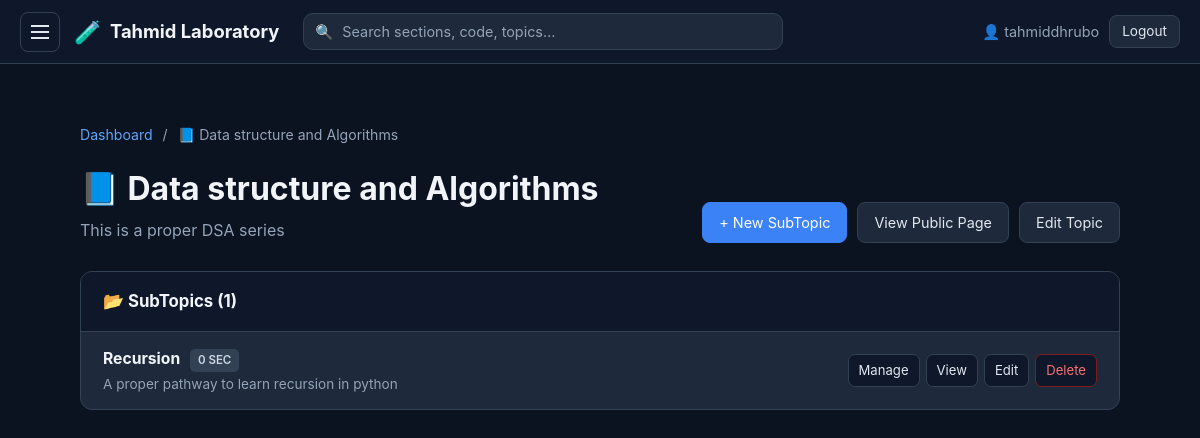
The page /dashboard/topic/data-structure-and-algorithms/ (signed in) on the database its author committed.
### lab/models.py (models this page shows, shortened)
class Topic(models.Model):
    name = models.CharField(max_length=200, unique=True)
    slug = models.SlugField(max_length=200, unique=True, blank=True)
    description = models.TextField(
        blank=True, help_text="Short intro shown on homepage"
    )
    icon = models.CharField(max_length=50, default="📘", help_text="An emoji or icon")
    order = models.IntegerField(default=0, help_text="Lower = appears first")
    created_at = models.DateTimeField(auto_now_add=True)
    updated_at = models.DateTimeField(auto_now=True)
    class Meta:
        ordering = ["order", "name"]
    def get_absolute_url(self):
        return reverse("lab:topic_detail", kwargs={"slug": self.slug})

class SubTopic(models.Model):
    topic = models.ForeignKey(Topic, on_delete=models.CASCADE, related_name="subtopics")
    name = models.CharField(max_length=200)
    slug = models.SlugField(max_length=200, blank=True)
    description = models.TextField(
        blank=True, help_text="Short intro for this subtopic page"
    )
    order = models.IntegerField(default=0, help_text="Lower = appears first")
    created_at = models.DateTimeField(auto_now_add=True)
    updated_at = models.DateTimeField(auto_now=True)
    class Meta:
        ordering = ["order", "name"]
        unique_together = ("topic", "slug")
    def get_absolute_url(self):
        return reverse(
            "lab:subtopic_detail",
            kwargs={
                "topic_slug": self.topic.slug,
                "subtopic_slug": self.slug,
            },
        )

### lab/views.py (the view)
@staff_required
def dashboard_topic_subtopics(request, slug):
    topic = get_object_or_404(Topic, slug=slug)
    subtopics = topic.subtopics.annotate(section_count=Count("sections"))
    return render(
        request,
        "lab/dashboard_topic.html",
        {
            "topic": topic,
            "subtopics": subtopics,
        },
    )

### lab/views.py (called while the page is built)
def staff_required(view):
    return user_passes_test(
        lambda u: u.is_authenticated and u.is_staff, login_url="/admin/login/"
    )(view)

### lab/templates/lab/dashboard_topic.html (shortened to what this page needs)
{% extends 'lab/base.html' %}
{% load static %}
{% block content %}
<div class="dash-wrap">
    <div class="breadcrumb">
        <a href="{% url 'lab:dashboard' %}">Dashboard</a>
        <span>/</span>
        {{ topic.icon }} {{ topic.name }}
    </div>
    <div class="dash-header">
        <div>
            <h1>{{ topic.icon }} {{ topic.name }}</h1>
            <p>{{ topic.description|default:"Manage subtopics for this topic." }}</p>
        </div>
        <div class="dash-actions">
            <a href="{% url 'lab:dashboard_subtopic_add' topic.slug %}" class="btn btn-primary">+ New SubTopic</a>
            <a href="{{ topic.get_absolute_url }}" class="btn" target="_blank">View Public Page</a>
            <a href="{% url 'lab:dashboard_topic_edit' topic.pk %}" class="btn">Edit Topic</a>
        </div>
    </div>
    <div class="panel">
        <div class="panel-head">
            <h2>📂 SubTopics ({{ subtopics.count }})</h2>
        </div>
        <div>
            {% for st in subtopics %}
            <div class="section-row">
                <div class="section-row-main">
                    <h4>
                        {{ st.name }}
                        <span class="lang-tag">{{ st.section_count }} sec</span>
                    </h4>
                    <p>{{ st.description|default:"No description"|truncatechars:90 }}</p>
                </div>
                <div class="topic-row-actions">
                    <a href="{% url 'lab:dashboard_subtopic_sections' st.pk %}" class="icon-btn">Manage</a>
                    <a href="{{ st.get_absolute_url }}" class="icon-btn" target="_blank">View</a>
                    <a href="{% url 'lab:dashboard_subtopic_edit' st.pk %}" class="icon-btn">Edit</a>
                    <a href="{% url 'lab:dashboard_subtopic_delete' st.pk %}" class="icon-btn danger">Delete</a>
                </div>
            </div>
            {% empty %}
            <div class="dash-empty">
                <h4>No subtopics yet</h4>
                <p>Click "+ New SubTopic" above.</p>
            </div>
            {% endfor %}
        </div>
    </div>
</div>
{% endblock %}

### lab/templates/lab/base.html (shortened to what this page needs)
{% load static %}
<!DOCTYPE html>
<html lang="en">
<head>
    <link rel="stylesheet" href="{% static 'css/style.css' %}">
    <link rel="stylesheet" href="{% static 'css/dashboard.css' %}">
    <link rel="stylesheet" href="https://cdnjs.cloudflare.com/ajax/libs/highlight.js/11.9.0/styles/github-dark.min.css">
</head>
<body>
    <header class="topbar">
        <button class="menu-toggle" onclick="toggleSidebar()" aria-label="Toggle sidebar">
            <span class="hamburger"></span>
        </button>
        <a href="{% url 'lab:home' %}" class="brand">
            <span class="brand-icon">🧪</span>
            <span class="brand-text">Tahmid Laboratory</span>
        </a>
        <form class="search-form" action="{% url 'lab:search' %}" method="get" role="search">
            <span class="search-icon">🔍</span>
            <input type="text" name="q" placeholder="Search sections, code, topics…"
                value="{{ request.GET.q|default:'' }}" class="search-input" autocomplete="off">
        </form>
        <div class="topbar-right">
            {% if user.is_authenticated %}
            <span class="user">👤 {{ user.username }}</span>
            <a href="/admin/logout/" class="btn btn-sm">Logout</a>
            {% else %}
            <a href="/admin/login/" class="btn btn-sm">Login</a>
            {% endif %}
        </div>
    </header>
    <div class="layout">
        <main class="main">
            {% block content %}{% endblock %}
        </main>
    </div>
</body>
</html>

### static/css/style.css (style rules this page uses)
* { box-sizing: border-box; margin: 0; padding: 0; }
:root { --primary: #60a5fa; --primary-dark: #3b82f6; --bg: #0b1220; --bg-alt: #0f172a; --surface: #1e293b; --surface-2: #334155; --border: #334155; --text: #e2e8f0; --text-strong: #f1f5f9; --muted: #94a3b8; --sidebar-bg: #060b16; --sidebar-active: #1e40af; --danger: #f87171; --success: #34d399; --radius: 10px; }
body { font-family: -apple-system, BlinkMacSystemFont, "Segoe UI", Roboto, sans-serif; background: var(--bg); color: var(--text); line-height: 1.6; min-height: 100vh; }
.topbar { position: fixed; top: 0; left: 0; right: 0; height: 64px; background: var(--bg-alt); border-bottom: 1px solid var(--border); display: flex; align-items: center; padding: 0 20px; z-index: 100; gap: 14px; }
.menu-toggle { background: transparent; border: 1px solid var(--border); border-radius: 8px; width: 40px; height: 40px; display: flex; align-items: center; justify-content: center; cursor: pointer; color: var(--text); flex-shrink: 0; transition: 0.15s; }
.hamburger { width: 18px; height: 2px; background: currentColor; position: relative; display: block; }
.hamburger::before, .hamburger::after { content: ''; position: absolute; left: 0; width: 18px; height: 2px; background: currentColor; }
.hamburger::before { top: -6px; }
.hamburger::after { top: 6px; }
.brand { font-size: 1.15rem; font-weight: 700; color: var(--text-strong); text-decoration: none; display: flex; align-items: center; gap: 8px; white-space: nowrap; }
.brand-icon { font-size: 1.4rem; }
.search-form { flex: 1; max-width: 480px; position: relative; margin: 0 10px; }
.search-icon { position: absolute; left: 12px; top: 50%; transform: translateY(-50%); font-size: 0.9rem; color: var(--muted); pointer-events: none; }
.search-input { width: 100%; background: var(--surface); border: 1px solid var(--border); border-radius: 10px; padding: 9px 14px 9px 38px; color: var(--text); font-size: 0.9rem; font-family: inherit; transition: 0.15s; }
.search-input::placeholder { color: var(--muted); }
.topbar-right { margin-left: auto; display: flex; gap: 10px; align-items: center; }
.user { color: var(--muted); font-size: 0.9rem; }
.layout { display: flex; padding-top: 64px; min-height: 100vh; }
.main { flex: 1; padding: 30px 40px; max-width: 1200px; margin: 0 auto; width: 100%; }
.btn { display: inline-block; padding: 8px 16px; border-radius: 8px; background: var(--surface); border: 1px solid var(--border); color: var(--text); text-decoration: none; cursor: pointer; font-size: 0.9rem; transition: 0.15s; font-family: inherit; }
.btn-sm { padding: 5px 12px; font-size: 0.85rem; }
.btn-primary { background: var(--primary-dark); color: white; border-color: var(--primary-dark); }
.breadcrumb { font-size: 0.88rem; color: var(--muted); margin-bottom: 16px; }
.breadcrumb a { color: var(--primary); text-decoration: none; }
.breadcrumb span { margin: 0 6px; }

### rows shown on the page
Topic: icon "📘", name "Data structure and Algorithms", description "This is a proper DSA series"
SubTopic: name "Recursion", section_count "0", description "A proper pathway to learn recursion in python"

### other values the page prints
{{ user.username }} "tahmiddhrubo"
{{ subtopics.count }} "1"
